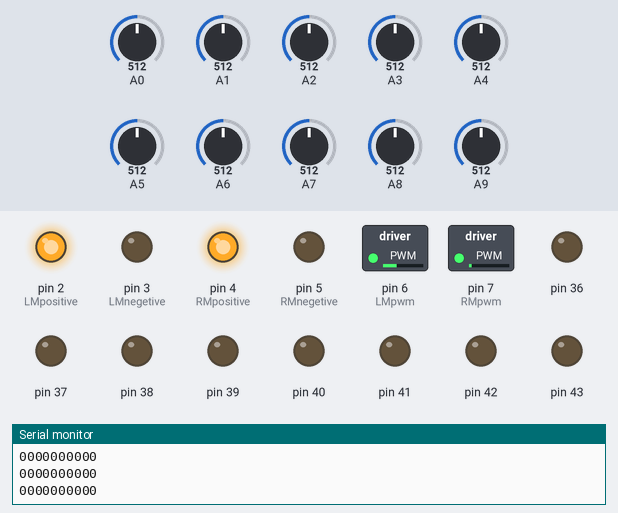
Bench run of a sketch on a simulated Arduino Mega 2560, built with avr-gcc and run on an emulated ATmega2560. Parts: switched loads named in the sketch (green lamp = pin HIGH), output pins drawn as LEDs (lit = HIGH), the last lines printed to the serial monitor. The test bench sets the inputs (shaded band); at power-on: A2 = 512, A3 = 512, A5 = 512, A0 = 512, A1 = 512, A4 = 512, A6 = 512, A7 = 512, A8 = 512, A9 = 512.

Above: at 1.2 s.
1.3 s: A2 set to 408
2.8 s: A2 set to 386
At 3.7 s:
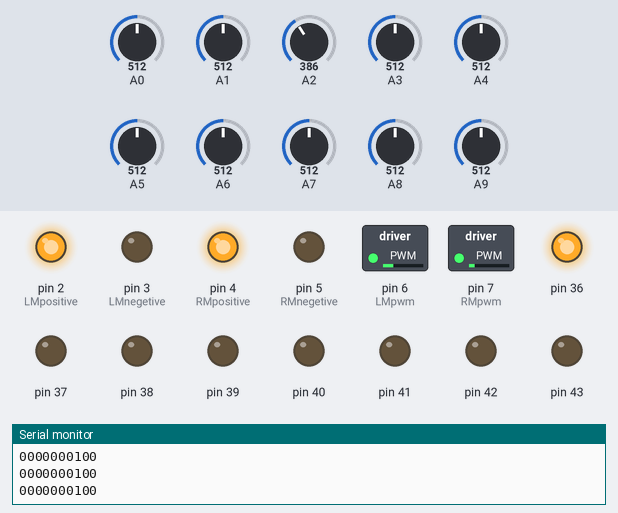
4.3 s: A3 set to 413
5.8 s: A3 set to 387
At 6.1 s:
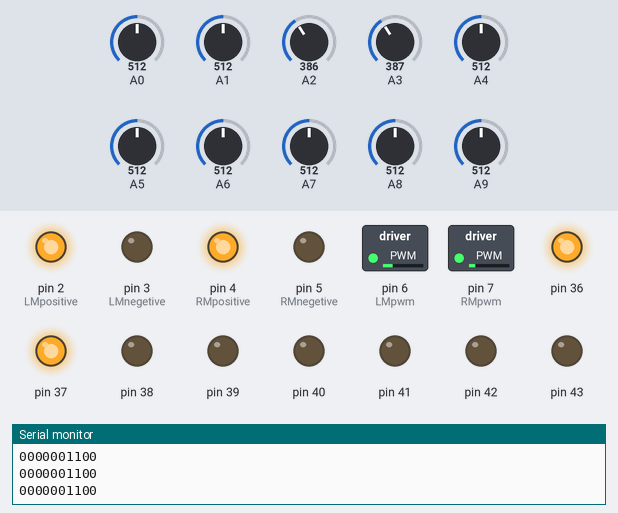
7.3 s: A5 set to 414
10.3 s: A5 set to 393
At 10.8 s:
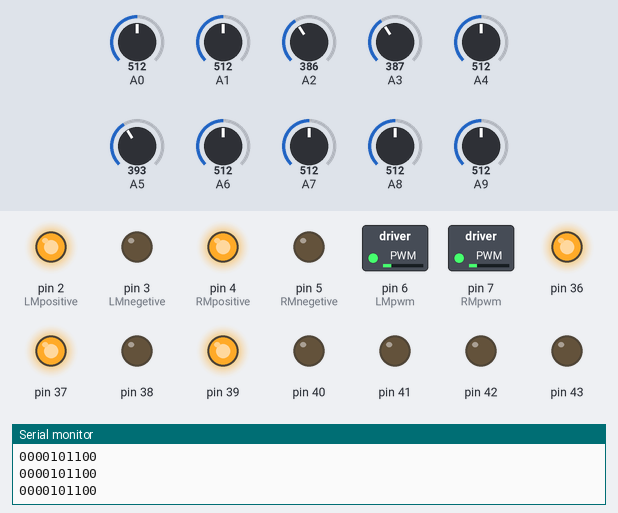
Timing chart, 0 to 12.8 s (numbered marks = the images above; inputs shaded):
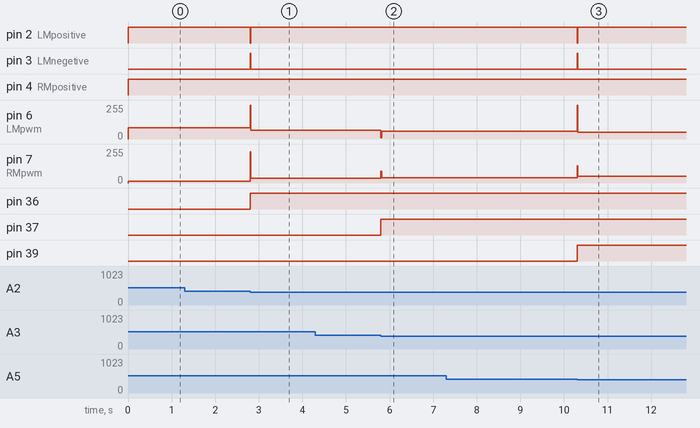

The sketch:

FinalBot.ino
```cpp
#define Kp 0.1
#define Ki 0
#define Kd 1

int LMpositive = 2;
int LMnegetive = 3;
int RMpositive = 4;
int RMnegetive = 5;
int LMpwm = 6;
int RMpwm = 7;
int sensorCount = 10;
int defaultRMspeed = 50;
int defaultLMspeed = 50;
int maxRMspeed = 250;
int maxLMspeed = 250;
int IRVal[10];
int threshold = 400;
int proportional = 0;
int derivative = 0;
int integral = 0;
int error = 0;
int lastError = 0;
int currentError = 0;
int motorspeed = 0;
int meanWeight = 350;

void setup()
{
    Serial.begin(9600);
    pinMode(A0, INPUT);
    pinMode(A1, INPUT);
    pinMode(A2, INPUT);
    pinMode(A3, INPUT);
    pinMode(A4, INPUT);
    pinMode(A5, INPUT);
    pinMode(A6, INPUT);
    pinMode(A7, INPUT);
    pinMode(A8, INPUT);
    pinMode(A9, INPUT);
    pinMode(RMpwm, OUTPUT);
    pinMode(LMpwm, OUTPUT);
    pinMode(RMpositive, OUTPUT);
    pinMode(RMnegetive, OUTPUT);
    pinMode(LMpositive, OUTPUT);
    pinMode(LMnegetive, OUTPUT);
    for(int i = 2; i < 10; ++i)
    {
      pinMode(34 + i, OUTPUT);
    }
}

void loop()
{
    //thresholdCalculation();
    //Serial.println(threshold);
    //setmotors(65, -65);
    PID();
    //Serial.println(analogRead(0));
    //delay(500);
    for(int i = 9; i >= 0; --i)
    {
        int x = readVal(i);
        Serial.print(x < threshold);
    }
    Serial.println(" ");
    //delay(1000);
    //errorCalculation();
    //PID();
    //Serial.println(errorCalculation());
    //delay(500);
}

void thresholdCalculation(void)
{
    int IRValSum = 0;
    for(int i = 0; i < 1000; ++i)
    {
        for(int j = 0; j < 10; ++j)
        {
            IRValSum += readVal(j);
        }
        threshold += (IRValSum / 10);
        if(i) threshold /= 2;
        IRValSum = 0;
    }
}

int readVal(int pinNO)
{
    int x = analogRead(pinNO);
    //if(pinNO == 1 && x > 400) x += 600;
    return x;
}

void PID(void)
{
    currentError = errorCalculation();
    //Serial.println(currentError);
    //delay(500);
    //Serial.print("Error - ");
    //Serial.println(error);
    proportional = currentError;
    //Serial.print("proportional - ");
    //Serial.println(proportional);
    //delay(200);
    derivative = currentError - lastError;
    //Serial.print("Derivative - ");
    //Serial.println(derivative);
    integral += currentError;
    //Serial.print("Integral - ");
    //Serial.println(integral);
    motorspeed = proportional * Kp + derivative * Kd + integral * Ki;
    //Serial.print("motorspeed - ");
    //Serial.println(motorspeed);
    //delay(500);
    //Serial.print("Motorspeed - ");
    //Serial.println(motorspeed);
    lastError = currentError;
    setmotors(defaultRMspeed + motorspeed, defaultLMspeed - motorspeed);
}

int errorCalculation(void)
{
    int i = 0;
    int totalSensorValue = 0;
    int weightedValue = 0;
    for (i = 2; i < 10; ++i)
    {
        IRVal[i] = readVal(i);
        //Serial.println(IRVal[i]);
        IRVal[i] = IRVal[i] < threshold;
        //Serial.println(IRVal[i]);
        //delay(500);
        digitalWrite(34 + i, IRVal[i]);
        weightedValue += (i * 100 * IRVal[i]);
        totalSensorValue += IRVal[i];
    }
    int weightedPos = weightedValue / totalSensorValue;
    //Serial.println(weightedPos);
    //delay(500);
    return weightedPos - meanWeight;
}
void setmotors(int RMspeed, int LMspeed)
{
    /*Serial.print("rightspeed - ");
    Serial.println(abs(RMspeed));
    //delay(500);
    digitalWrite(RMpositive, HIGH);
    digitalWrite(RMnegetive, LOW);
    analogWrite(RMpwm, RMspeed);
    Serial.print("leftspeed - ");
    Serial.println(abs(LMspeed));
    //delay(500);
    digitalWrite(LMpositive, HIGH);
    digitalWrite(LMnegetive, LOW);
    analogWrite(LMpwm, LMspeed);*/
    digitalWrite(RMpositive, RMspeed >= 0);
    digitalWrite(RMnegetive, !(RMspeed >= 0));
    analogWrite(RMpwm, RMspeed);
    //Serial.print("rightmotor - ");
    //Serial.println(abs(RMspeed));
    //delay(500);
    digitalWrite(LMpositive, LMspeed >= 0);
    digitalWrite(LMnegetive, !(LMspeed >= 0));
    analogWrite(LMpwm, LMspeed);
    //Serial.print("leftmotor - ");
    //Serial.println(LMspeed);
    //delay(500);
    /*if(RMspeed > 0)
    {
      digitalWrite(RMpositive, HIGH);
      digitalWrite(RMnegetive, LOW);
      analogWrite(RMpwm, RMspeed);
    }
    else if(RMspeed < 0)
    {
      digitalWrite(RMpositive, HIGH);
      digitalWrite(RMnegetive, HIGH);
      analogWrite(RMpwm, 0);
    }
    else
    {
      digitalWrite(RMpositive, HIGH);
      digitalWrite(RMnegetive, HIGH);
      analogWrite(RMpwm, 0);
    }
    if(LMspeed > 0)
    {
      digitalWrite(LMpositive, HIGH);
      digitalWrite(LMnegetive, LOW);
      analogWrite(LMpwm, LMspeed);
    }
    else if(RMspeed < 0)
    {
      digitalWrite(LMpositive, HIGH);
      digitalWrite(LMnegetive, HIGH);
      analogWrite(LMpwm, 0);
    }
    else
    {
      digitalWrite(LMpositive, HIGH);
      digitalWrite(LMnegetive, HIGH);
      analogWrite(LMpwm, 0);
    }*/
}
```

Measured:
- the behaviour switches between 400 and 399 on A2 (found by bisection; images 0 and 1)
- the behaviour switches between 400 and 399 on A3 (found by bisection; images 1 and 2)
- the behaviour switches between 400 and 399 on A5 (found by bisection; images 2 and 3)
- after the input at 2.8 s, pin 2 (LMpositive): HIGH → LOW at once, → HIGH 0.01 s later; pin 3 (LMnegetive): LOW → HIGH at once, → LOW 0.01 s later; pin 6 (LMpwm): 85/255 → 65/255 at once; pin 7 (RMpwm): 15/255 → 35/255 at once; pin 36: LOW → HIGH at once
- after the input at 5.8 s, pin 6 (LMpwm): 65/255 → 60/255 at once; pin 7 (RMpwm): 35/255 → 40/255 at once; pin 37: LOW → HIGH at once
- after the input at 10.3 s, pin 2 (LMpositive): HIGH → LOW at once, → HIGH 0.01 s later; pin 3 (LMnegetive): LOW → HIGH at once, → LOW 0.01 s later; pin 6 (LMpwm): 60/255 → 51/255 at once; pin 7 (RMpwm): 40/255 → 49/255 at once; pin 39: LOW → HIGH at once
